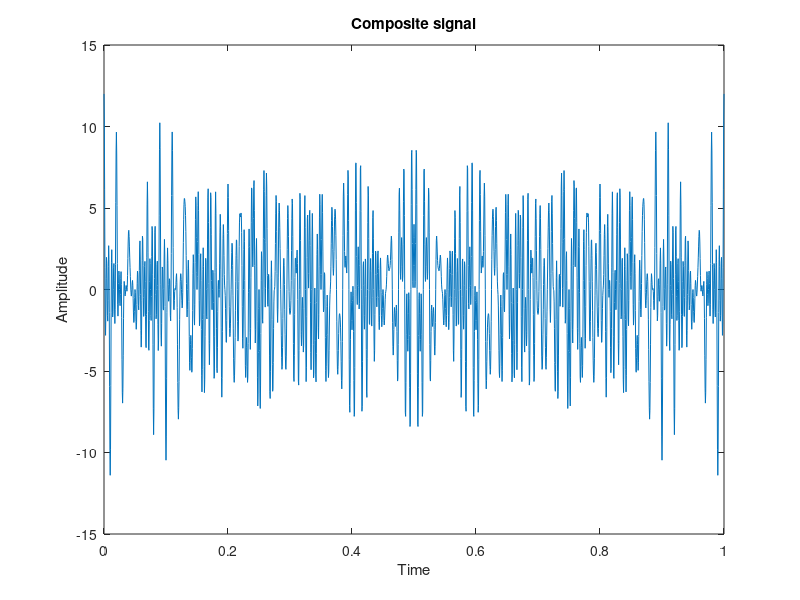
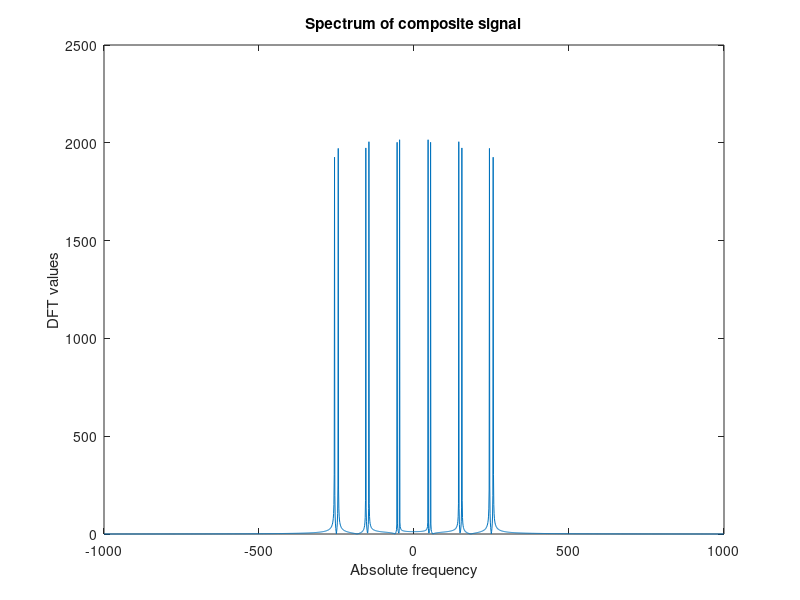
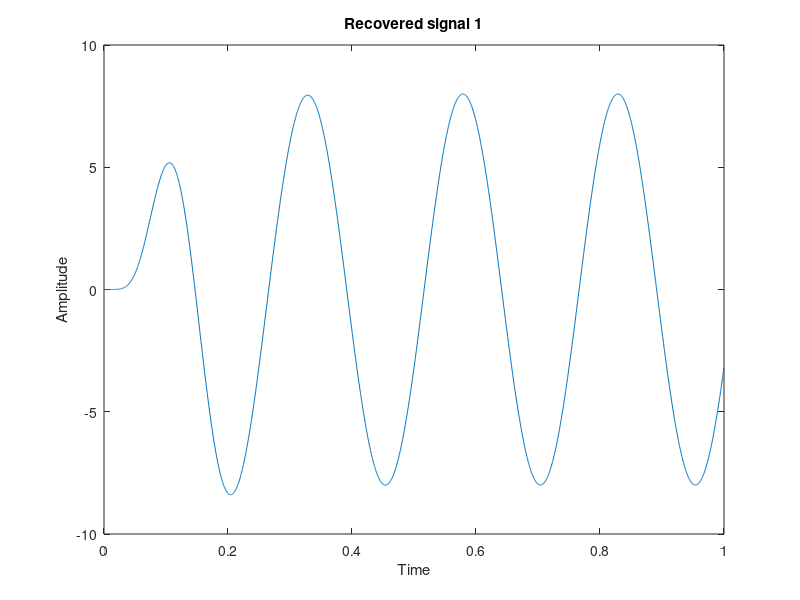
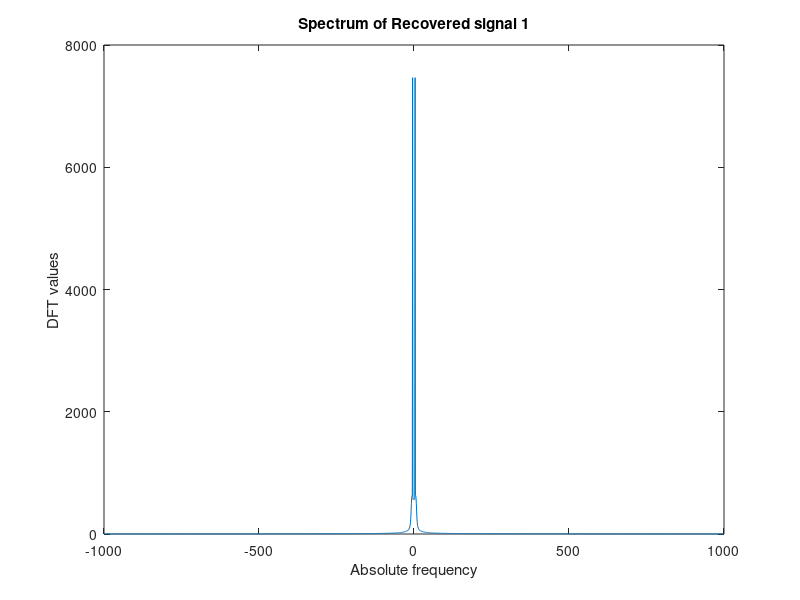

Reproduce these figures in MATLAB, in order.
clc; clear all;
fs=2000;
t=0:1/fs:1;
Am1=2; 
fm1=4;
m1=Am1*cos(2*pi*fm1*t); %message1
Am2=2; 
fm2=5;
m2=Am2*cos(2*pi*fm2*t); %message2
Am3=2; 
fm3=6;
m3=Am3*cos(2*pi*fm3*t); %message3

Ac1=2; 
fc1=50;
c1=Ac1*cos(2*pi*fc1*t); %carrier1
Ac2=2; 
fc2=150;
c2=Ac2*cos(2*pi*fc2*t); %carrier2
Ac3=2; 
fc3=250;
c3=Ac3*cos(2*pi*fc3*t); %carrier3
%composite signal
x=m1.*c1+m2.*c2+m3.*c3;
figure(1);
plot(t,x);
xlabel('Time');
ylabel('Amplitude');
title('Composite signal');
%Spectrum of composite signal
%absilute freq on x axis vs magnitude on y axis
N=length(x);
X=fftshift(fft(x,N));
f=fs*[-N/2:N/2-1]/N;
figure(2);
plot(f,abs(X));
xlabel('Absolute frequency');
ylabel('DFT values');
title('Spectrum of composite signal');

%to recover signal 1
% Bandpass filter
[num den]=butter(5,[(fc1-fm1)*1/fs (fc1+fm1)*4/fs]);
bpf_1=filter(num,den,x);
%mixing
z1=2*bpf_1.*c1;
%low pass filtering
[num den]=butter(5,fm1*4/fs);
rec1=filter(num,den,z1);
figure(3);
plot(t,rec1);
xlabel('Time');
ylabel('Amplitude');
title('Recovered signal 1');
%Spectrum of Recovered signal 1
%absilute freq on x axis vs magnitude on y axis
N=length(rec1);
R1=fftshift(fft(rec1,N));
f=fs*[-N/2:N/2-1]/N;
figure(4);
plot(f,abs(R1));
xlabel('Absolute frequency');
ylabel('DFT values');
title('Spectrum of Recovered signal 1');

%to recover signal 2
% Bandpass filter
[num den]=butter(5,[(fc2-fm2)*1/fs (fc2+fm2)*4/fs]);
bpf_2=filter(num,den,x);
%mixing
z2=2*bpf_2.*c2;
%low pass filtering
[num den]=butter(5,fm2*4/fs);
rec2=filter(num,den,z2);
figure(5);
plot(t,rec2);
xlabel('Time');
ylabel('Amplitude');
title('Recovered signal 2');
%Spectrum of Recovered signal 2
%absilute freq on x axis vs magnitude on y axis
N=length(rec2);
R2=fftshift(fft(rec2,N));
f=fs*[-N/2:N/2-1]/N;
figure(6);
plot(f,abs(R2));
xlabel('Absolute frequency');
ylabel('DFT values');
title('Spectrum of Recovered signal 2');

%to recover signal 3
% Bandpass filter
[num den]=butter(5,[(fc3-fm3)*1/fs (fc3+fm3)*4/fs]);
bpf_3=filter(num,den,x);
%mixing
z3=2*bpf_3.*c3;
%low pass filtering
[num den]=butter(5,fm3*4/fs);
rec3=filter(num,den,z3);
figure(7);
plot(t,rec3);
xlabel('Time');
ylabel('Amplitude');
title('Recovered signal 3');
%Spectrum of Recovered signal 3
%absilute freq on x axis vs magnitude on y axis
N=length(rec3);
R3=fftshift(fft(rec3,N));
f=fs*[-N/2:N/2-1]/N;
figure(8);
plot(f,abs(R3));
xlabel('Absolute frequency');
ylabel('DFT values');
title('Spectrum of Recovered signal 3');




%coherent demodulation
%upper path
%z1=2*x.*c1; %product modulator 1 output
%figure(3);
%plot(t,z1);




